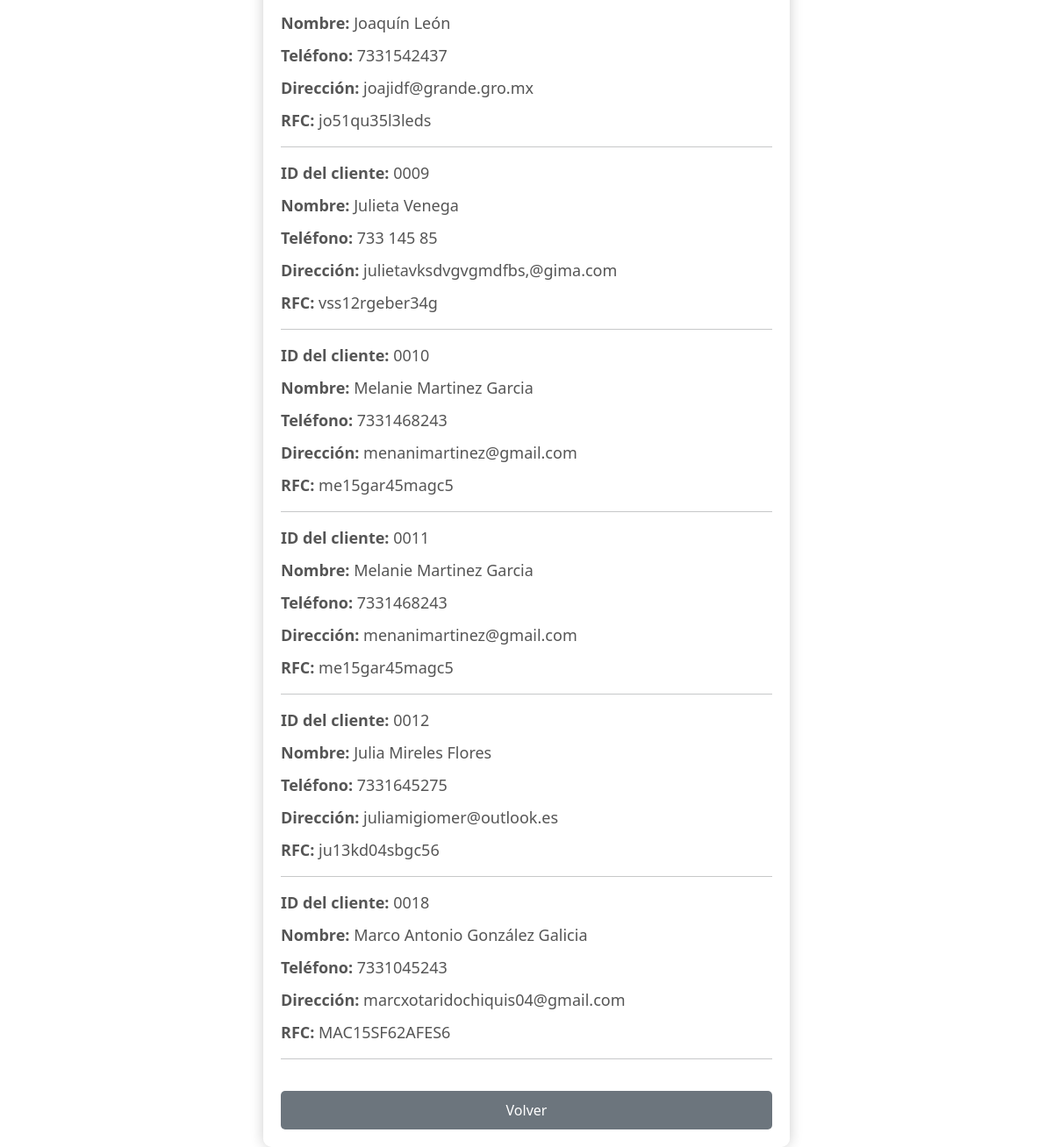
Screenshot of /mostrar_cliente.php (signed in) with the database file from the repository.
### tables this page shows
CREATE TABLE `cliente` (
  `ID del cliente` varchar(4) NOT NULL,
  `Nombre` varchar(50) NOT NULL,
  `Telefono` varchar(14) NOT NULL,
  `Direccion` varchar(100) NOT NULL,
  `RFC` varchar(14) NOT NULL
);

### mostrar_cliente.php (the view, shortened to what this page needs)
<?php
$conn = new mysqli('localhost', 'root', '', 'refaccionaria_servipartes');
$busqueda = $_GET['busqueda'];
$query = "SELECT * FROM cliente WHERE `ID del cliente` = ? OR Nombre LIKE ?";
$stmt = $conn->prepare($query);
$busquedaLike = "%$busqueda%";
$stmt->bind_param("ss", $busqueda, $busquedaLike);
$stmt->execute();
$result = $stmt->get_result();
$clientes = $result->fetch_all(MYSQLI_ASSOC);
?>
<!DOCTYPE html>
<html lang="es">
<head>
    <link href="https://cdn.jsdelivr.net/npm/bootstrap@5.3.0/dist/css/bootstrap.min.css" rel="stylesheet">
</head>
<body>
    <div class="form-container">
        <?php if (count($clientes) > 0): ?>
            <?php foreach ($clientes as $cliente): ?>
                <p><strong>ID del cliente:</strong> <?php echo htmlspecialchars($cliente['ID del cliente']); ?></p>
                <p><strong>Nombre:</strong> <?php echo htmlspecialchars($cliente['Nombre']); ?></p>
                <p><strong>Teléfono:</strong> <?php echo htmlspecialchars($cliente['Telefono']); ?></p>
                <p><strong>Dirección:</strong> <?php echo htmlspecialchars($cliente['Direccion']); ?></p>
                <p><strong>RFC:</strong> <?php echo htmlspecialchars($cliente['RFC']); ?></p>
                <hr>
            <?php endforeach; ?>
        <?php else: ?>
            <p>No se encontraron clientes.</p>
        <?php endif; ?>
        <button type="button" class="btn-volver" onclick="window.location.href='consultar_cliente.php'">Volver</button>
    </div>
</body>
</html>

### mostrar_cliente.php (style rules this page uses)
body { margin: 0; padding: 0; height: 100vh; background: url('images/paginaprinsipalservipartes.png') no-repeat center center fixed; background-size: cover; display: flex; justify-content: center; align-items: center; }
body::before { content: ''; position: absolute; top: 0; left: 0; right: 0; bottom: 0; background: inherit; filter: blur(8px); z-index: -1; }
.form-container { background-color: rgba(255, 255, 255, 0.9); padding: 20px; border-radius: 10px; box-shadow: 0 0 15px rgba(0, 0, 0, 0.2); width: 100%; max-width: 600px; text-align: left; }
.form-container p { font-size: 18px; color: #555; margin-bottom: 10px; }
.form-container button { width: 100%; padding: 10px; border: none; border-radius: 5px; font-size: 16px; cursor: pointer; margin-top: 20px; }
.form-container button.btn-volver { background-color: #6c757d; color: white; }

### rows the page displays
cliente: Nombre "Joaquín León", Telefono "7331542437", Direccion "joajidf@grande.gro.mx", RFC "jo51qu35l3leds"
cliente: ID del cliente "0009", Nombre "Julieta Venega", Telefono "733 145 85", Direccion "julietavksdvgvgmdfbs,@gima.com", RFC "vss12rgeber34g"
cliente: ID del cliente "0010", Nombre "Melanie Martinez Garcia", Telefono "7331468243", Direccion "menanimartinez@gmail.com", RFC "me15gar45magc5"
cliente: ID del cliente "0011", Nombre "Melanie Martinez Garcia", Telefono "7331468243", Direccion "menanimartinez@gmail.com", RFC "me15gar45magc5"
cliente: ID del cliente "0012", Nombre "Julia Mireles Flores", Telefono "7331645275", Direccion "juliamigiomer@outlook.es", RFC "ju13kd04sbgc56"
cliente: ID del cliente "0018", Nombre "Marco Antonio González Galicia", Telefono "7331045243", Direccion "marcxotaridochiquis04@gmail.com", RFC "MAC15SF62AFES6"
